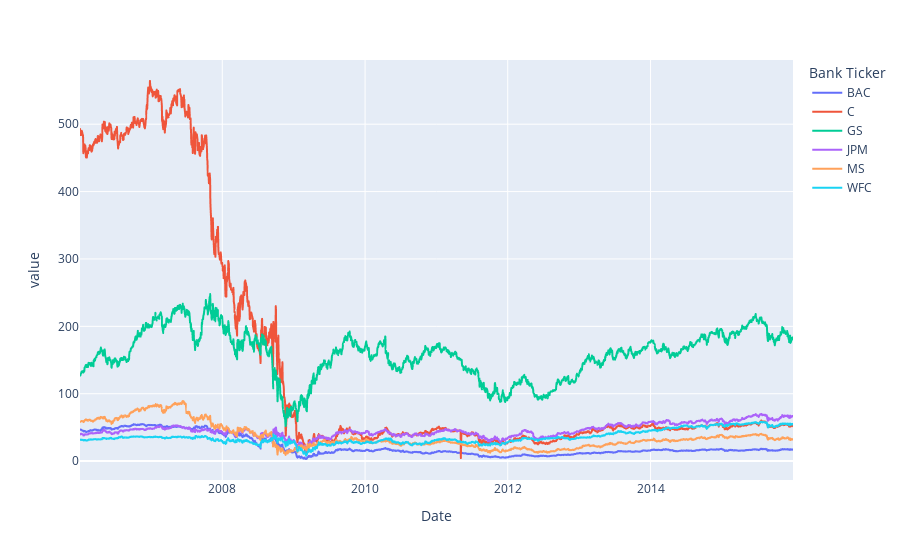

The notebook cell this image was saved under:
### Code cell
px.line(bank_stocks.xs(key='Close', axis=1, level='Stock Info'))

### Figure 1 — Plotly figure (JSON) as saved in the notebook; plotly's stock layout.template omitted (floating-point values rounded to 4 significant figures; data arrays with more than 128 entries replaced by an {"elided": "..."} marker saying what was removed)
{"data": [{"hovertemplate": "Bank Ticker=BAC<br>Date=%{x}<br>value=%{y}<extra></extra>", "legendgroup": "BAC", "line": {"color": "#636efa", "dash": "solid"}, "marker": {"symbol": "circle"}, "mode": "lines", "name": "BAC", "showlegend": true, "type": "scattergl", "x": {"elided": "2517 str values"}, "xaxis": "x", "y": {"elided": "2517 float values"}, "yaxis": "y"}, {"hovertemplate": "Bank Ticker=C<br>Date=%{x}<br>value=%{y}<extra></extra>", "legendgroup": "C", "line": {"color": "#EF553B", "dash": "solid"}, "marker": {"symbol": "circle"}, "mode": "lines", "name": "C", "showlegend": true, "type": "scattergl", "x": {"elided": "2517 str values"}, "xaxis": "x", "y": {"elided": "2517 float values"}, "yaxis": "y"}, {"hovertemplate": "Bank Ticker=GS<br>Date=%{x}<br>value=%{y}<extra></extra>", "legendgroup": "GS", "line": {"color": "#00cc96", "dash": "solid"}, "marker": {"symbol": "circle"}, "mode": "lines", "name": "GS", "showlegend": true, "type": "scattergl", "x": {"elided": "2517 str values"}, "xaxis": "x", "y": {"elided": "2517 float values"}, "yaxis": "y"}, {"hovertemplate": "Bank Ticker=JPM<br>Date=%{x}<br>value=%{y}<extra></extra>", "legendgroup": "JPM", "line": {"color": "#ab63fa", "dash": "solid"}, "marker": {"symbol": "circle"}, "mode": "lines", "name": "JPM", "showlegend": true, "type": "scattergl", "x": {"elided": "2517 str values"}, "xaxis": "x", "y": {"elided": "2517 float values"}, "yaxis": "y"}, {"hovertemplate": "Bank Ticker=MS<br>Date=%{x}<br>value=%{y}<extra></extra>", "legendgroup": "MS", "line": {"color": "#FFA15A", "dash": "solid"}, "marker": {"symbol": "circle"}, "mode": "lines", "name": "MS", "showlegend": true, "type": "scattergl", "x": {"elided": "2517 str values"}, "xaxis": "x", "y": {"elided": "2517 float values"}, "yaxis": "y"}, {"hovertemplate": "Bank Ticker=WFC<br>Date=%{x}<br>value=%{y}<extra></extra>", "legendgroup": "WFC", "line": {"color": "#19d3f3", "dash": "solid"}, "marker": {"symbol": "circle"}, "mode": "lines", "name": "WFC", "showlegend": true, "type": "scattergl", "x": {"elided": "2517 str values"}, "xaxis": "x", "y": {"elided": "2517 float values"}, "yaxis": "y"}], "layout": {"legend": {"title": {"text": "Bank Ticker"}, "tracegroupgap": 0}, "margin": {"t": 60}, "xaxis": {"anchor": "y", "domain": [0, 1], "title": {"text": "Date"}}, "yaxis": {"anchor": "x", "domain": [0, 1], "title": {"text": "value"}}}}
